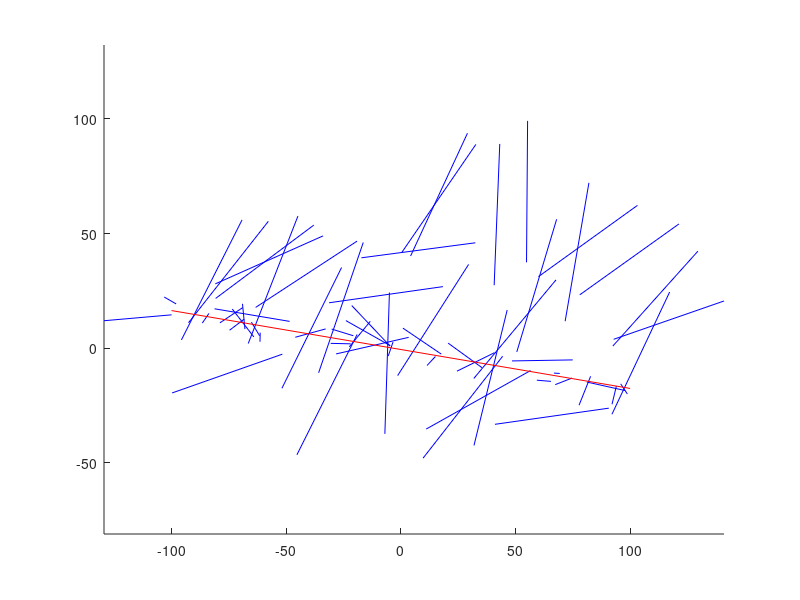

This chart was generated by the following MATLAB code: (Note: this script raises an error after producing the figure.)
% Tests for line segment regression with variable lengths.

%addpath('D:/lib_repo/matlab/rnd/circstat-matlab_github');
%addpath('../../../src/statistical_inference/line_segment_regression');
%addpath('../../../src/topology');

% An infinite line: a * x + b * y + c = 0.
%a = 1;
%b = -1;
%c = 10;
a_range = [-10 ; 10];
b_range = [-10 ; 10];
c_range = [-10 ; 10];
a = a_range(1) + (a_range(2) - a_range(1)) * rand();
b = b_range(1) + (b_range(2) - b_range(1)) * rand();
c = c_range(1) + (c_range(2) - c_range(1)) * rand();

% Sample.
num_inliers = 30;
num_outliers = 30;
num_instances = num_inliers + num_outliers;
sigma_x = 20;
sigma_y = 5;
x_range = [-100 ; 100];

% Line segments: (x1, y1) - (x2, y2).
x1i = x_range(1) + (x_range(2) - x_range(1)) .* rand([num_inliers, 1]);
%x2i = x_range(1) + (x_range(2) - x_range(1)) .* rand([num_inliers, 1]);
x2i = x1i + normrnd(0, sigma_x, [num_inliers, 1]);
y1i = (-a / b) * x1i - (c / b) + normrnd(0, sigma_y, [num_inliers, 1]);
y2i = (-a / b) * x2i - (c / b) + normrnd(0, sigma_y, [num_inliers, 1]);

ymin = min([ y1i ; y2i ]);
ymax = max([ y1i ; y2i ]);
ycenter = (ymin + ymax) * 0.5;
ydelta = ymax - ymin;
y_range = [ ycenter - ydelta ; ycenter + ydelta ];
%x1o = x_range(1) + (x_range(2) - x_range(1)) .* rand([num_outliers, 1]);
%x2o = x_range(1) + (x_range(2) - x_range(1)) .* rand([num_outliers, 1]);
%y1o = y_range(1) + (y_range(2) - y_range(1)) .* rand([num_outliers, 1]);
%y2o = y_range(1) + (y_range(2) - y_range(1)) .* rand([num_outliers, 1]);
outlier_max_length = 100;
dir = rand([num_outliers, 2]);
for ii = 1:num_outliers
	dir(ii,:) = dir(ii,:) / norm(dir(ii,:));
end;
x1o = x_range(1) * ones(num_outliers, 1) + (x_range(2) - x_range(1)) * rand([num_outliers, 1]);
y1o = y_range(1) * ones(num_outliers, 1) + (y_range(2) - y_range(1)) * rand([num_outliers, 1]);
x2o = x1o + outlier_max_length * rand() * dir(:,1);
y2o = y1o + outlier_max_length * rand() * dir(:,2);

x1 = [ x1i ; x1o ];
x2 = [ x2i ; x2o ];
y1 = [ y1i ; y1o ];
y2 = [ y2i ; y2o ];

% Plot.
figure;
axis equal;
for ii = 1:length(x1)
	line([x1(ii) ; x2(ii)], [y1(ii) ; y2(ii)], 'Color', 'blue');
end;
line(x_range, (-a / b) * x_range - (c / b), 'Color', 'red');

% Subsegment.
ref_len = 2;
[ subsegment subsegment_weight ] = generate_evenly_divided_subsegment([ x1 y1 x2 y2 ], ref_len);
%[ subsegment subsegment_weight ] = generate_subsegment_randomly([ x1 y1 x2 y2 ], ref_len);
%[ subsegment subsegment_weight ] = generate_centered_subsegment([ x1 y1 x2 y2 ], ref_len);

% FIXME [check] >> atan2 or atan?
%subsegment_angle = atan2(subsegment(:,4) - subsegment(:,2), subsegment(:,3) - subsegment(:,1));
subsegment_angle = atan((subsegment(:,4) - subsegment(:,2)) ./ (subsegment(:,3) - subsegment(:,1)));

% Optimize.
%options = optimoptions(@fminunc);
options = optimoptions(@fminunc, 'Algorithm', 'quasi-newton');
%options = optimoptions(@fminunc, 'Algorithm', 'trust-region', 'SpecifyObjectiveGradient', true);

% Starting guess.
angle_init_hat = circ_mean(subsegment_angle);
line_init = [tan(angle_init_hat) -1 0];

% NOTICE [decide] >> Decide whether outlier removal is included or not.
%	REF [function] >> line_segment_residual() & line_segment_weighted_residual().
%[line_hat, fval, exitflag, output] = fminunc(@(line) line_segment_residual([ x1 y1 x2 y2 ], [], line, pi / 2), line_init, options);
%[line_hat, fval, exitflag, output] = fminunc(@(line) line_segment_residual([ x1 y1 x2 y2 ], [], line, 80 * pi / 180), line_init, options);
%[line_hat, fval, exitflag, output] = fminunc(@(line) line_segment_residual(subsegment, subsegment_weight, line, pi / 2), line_init, options);
%[line_hat, fval, exitflag, output] = fminunc(@(line) line_segment_residual(subsegment, subsegment_weight, line, 80 * pi / 180), line_init, options);
weight_fun = inline('scale * cos(x*2) - scale + 1', 'x', 'scale');  % 0 < scale <= 0.5.
weight_scale = 0.5 * 0.99;
%[line_hat, fval, exitflag, output] = fminunc(@(line) line_segment_weighted_residual([ x1 y1 x2 y2 ], [], line, @(x) weight_fun(x, weight_scale), pi / 2), line_init, options);
%[line_hat, fval, exitflag, output] = fminunc(@(line) line_segment_weighted_residual([ x1 y1 x2 y2 ], [], line, @(x) weight_fun(x, weight_scale), 80 * pi / 180), line_init, options);
%[line_hat, fval, exitflag, output] = fminunc(@(line) line_segment_weighted_residual(subsegment, subsegment_weight, line, @(x) weight_fun(x, weight_scale), pi / 2), line_init, options);
[line_hat, fval, exitflag, output] = fminunc(@(line) line_segment_weighted_residual(subsegment, subsegment_weight, line, @(x) weight_fun(x, weight_scale), 80 * pi / 180), line_init, options);

% Output the result.
line(x_range, (-line_hat(1) / line_hat(2)) * x_range - (line_hat(3) / line_hat(2)), 'Color', 'green');
disp(sprintf('Exit flag: %d', exitflag));

% True line.
[ a b c ] / b
% Estimated line.
line_hat / line_hat(2)
